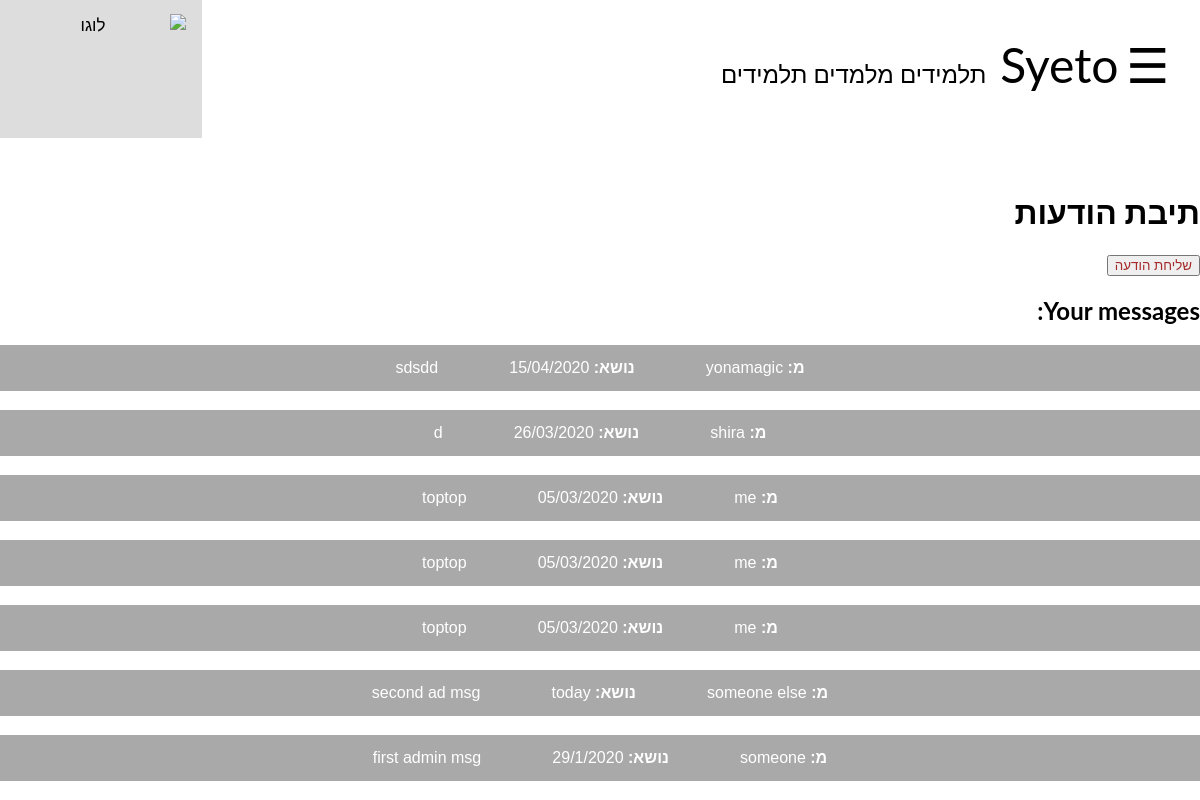
The page /messages (signed in) on the database its author committed.
### tables this page shows
CREATE TABLE "messages" (
	"messageID"	TEXT,
	"topic"	TEXT,
	"sender"	TEXT,
	"content"	TEXT,
	"date"	TEXT,
	"is_read"	TEXT,
	PRIMARY KEY("messageID")
);

### Application.py (the view)
@app.route('/messages', methods=['POST', 'GET'])
def messages():
    if not connected():
        return redirect('/')
    messages_list = DataBaseFunctions.messages_list(session['user'])#Because there are 2 additional Messages that I do not know why theyre in there
    messages_list.reverse()
    return render_template('messages.html', messages = messages_list)

### Application.py (called while the page is built)
def connected():
    return 'user' in session

@app.before_request
def update_lessons_offers():
    if 'user' in session:
        DataBaseFunctions.update_lessons_offers_that_have_passed(session['user'])
        DataBaseFunctions.update_lessons_offers_that_are_no_longer_relevant(session['user'])

@app.before_request
def update_last_login():
    if 'user' in session:
        DataBaseFunctions.update_last_login(session['user'])

@app.before_request
def update_lessons_requests_quantity():
    if 'user' in session:
        session['new_lessons_offers'] = DataBaseFunctions.number_of_lessons_requests(session['user'])
        session['new_messages'] = DataBaseFunctions.number_of_new_messages(session['user'])
        session['new_friend_requests'] = DataBaseFunctions.number_of_friend_requests(session['user'])
        session['lessons'] = DataBaseFunctions.number_of_lessons(session['user'])

### DataBaseFunctions.py (called while the page is built, shortened)
    @staticmethod
    def get_date():
        import datetime
        date = str(datetime.datetime.now()).split(' ')[0]
        date = date.split('-')
        date.reverse()
        date = '/'.join(date)
        return date

    @staticmethod
    def get_time():
        import datetime
        date = str(datetime.datetime.now()).split(' ')[1]
        date=date.split(':')
        return (date[0]+':'+date[1])

    @staticmethod
    def get_lessons_offers_IDs(username):#returns a list of lessons_offers IDs according to a certain usrname
        conn = sqlite3.connect('database.db', timeout=2)
        IDs = conn.execute("select lessons_offers_IDs from users where username=?", (username,))
        for row in IDs:
            IDs = row[0]
        if IDs != None:
            return IDs.split(',')
        else:
            return []

    @staticmethod
    def get_lessons_offers_as_list(username):
        Lessons_offers = []
        offers_IDs = DataBaseFunctions.get_lessons_offers_IDs(username)
        print("offers_IDs = ", len(offers_IDs))
        if offers_IDs != ['']:
            for id in offers_IDs:
                lesson_offer = DataBaseFunctions.get_lesson_offer_object(id)
                Lessons_offers.append(lesson_offer)
        return Lessons_offers

    @staticmethod
    def sort_lessons_by_date_and_time(lessons):
        return lessons

    @staticmethod
    def update_lessons_offers_that_have_passed(username):# מוחק מטבלת הusers את הצעות השיערו שעבר זמנן
        lessons_offers = DataBaseFunctions.get_lessons_offers_as_list(username)

### templates/messages.html (shortened to what this page needs)
{% extends "registeredLayout.html" %}
{% block body %}
<h1>תיבת הודעות</h1>
<form action="/sendMessage">
        <button type="submit" class="btn btn-primary"><font color="brown">שליחת הודעה</font></button>
</form>
<h2>Your messages:</h2>
{% for msg in messages %}
    {% if msg.is_read == "yes" %}
        {% set block = "is_read" %}
    {% else %}
        {% set block = "not_read" %}
    {% endif %}
    <button class={{block}} onclick="location.href='/viewMessage?msg_id={{msg.id}}'"><b>מ:</b> {{msg.sender}}
        &nbsp;&nbsp;&nbsp;&nbsp;&nbsp;&nbsp;&nbsp;&nbsp;&nbsp;&nbsp;&nbsp;&nbsp;&nbsp;&nbsp; <b>נושא:</b> {{msg.topic}}
        {{msg.date}}</button>
    <br>
{% endfor %}
{% endblock %}

### templates/messages.html (style rules this page uses)
.is_read { display: block; width: 100%; border: none; background-color: #A9A9A9; color: white; padding: 14px 28px; font-size: 16px; cursor: pointer; text-align: center; }

### templates/generalLayout.html (style rules this page uses)
body { margin: 0; font-family: Arial, Helvetica, sans-serif; }
body { font-family: "Lato", sans-serif; }
body { padding: 0px; }

### rows shown on the page
messages: topic "sdsdd", date "15/04/2020"
messages: date "26/03/2020"
messages: topic "toptop", date "05/03/2020"
messages: topic "toptop", date "05/03/2020"
messages: topic "toptop", date "05/03/2020"
messages: sender "someone else", topic "second ad msg", date "today"
messages: sender "someone", topic "first admin msg", date "29/1/2020"

### other values the page prints
{{ msg.topic }} "d"
